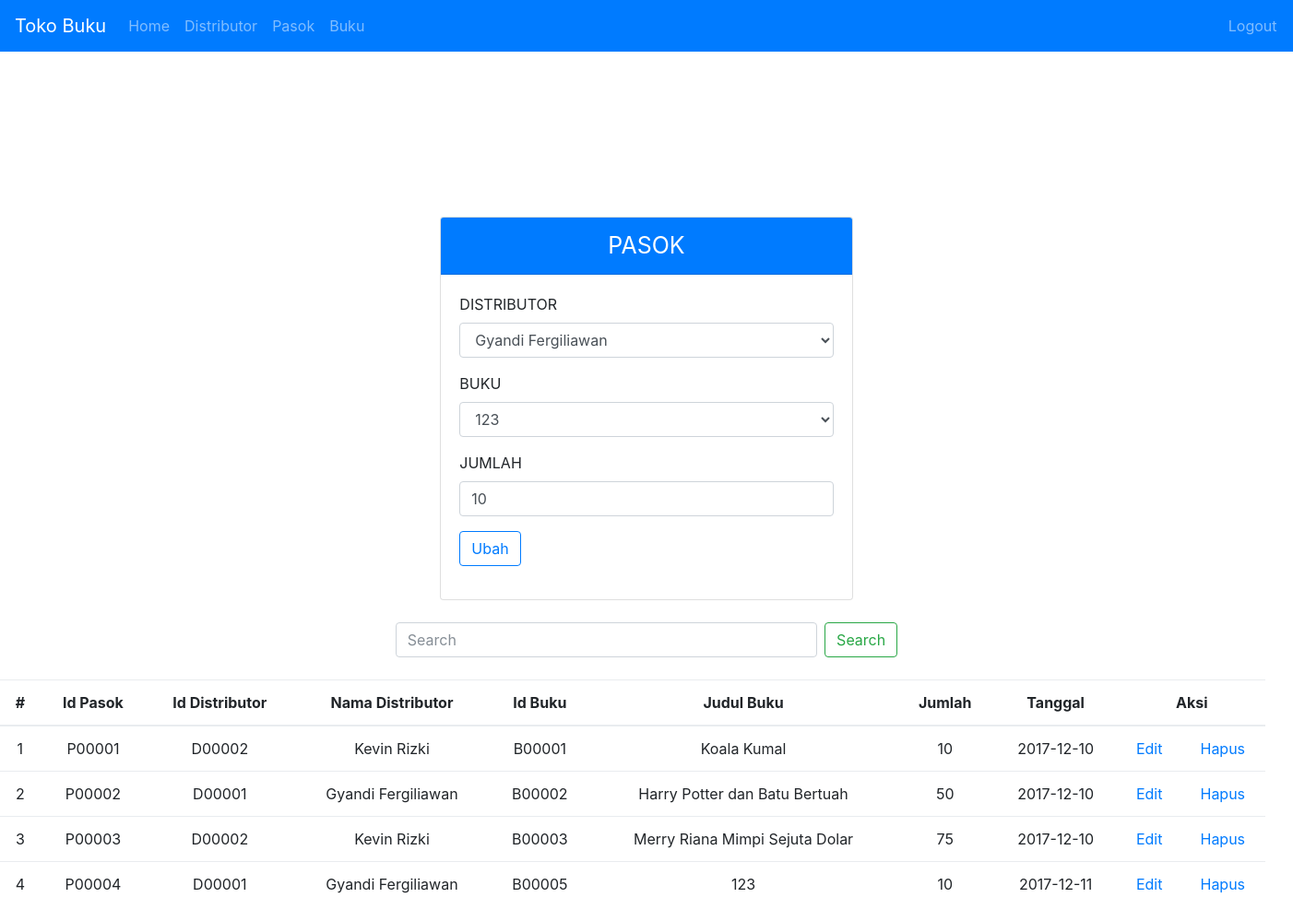
/admin/menu.php?menu=pasok&edit&id=P00004 (signed in), run on the app's committed database.
### tables this page shows
CREATE TABLE IF NOT EXISTS `distributor` (
  `id_distributor` varchar(20) NOT NULL,
  `nama_distributor` varchar(100) NOT NULL,
  `alamat` varchar(225) NOT NULL,
  `telepon` int(11) NOT NULL
);

CREATE TABLE IF NOT EXISTS `buku` (
  `id_buku` varchar(20) NOT NULL,
  `judul` varchar(100) NOT NULL,
  `noisbn` varchar(20) NOT NULL,
  `penulis` varchar(100) NOT NULL,
  `penerbit` varchar(100) NOT NULL,
  `tahun` varchar(10) NOT NULL,
  `stok` int(11) NOT NULL,
  `harga_pokok` varchar(50) NOT NULL,
  `harga_jual` varchar(50) NOT NULL,
  `ppn` varchar(10) NOT NULL,
  `diskon` varchar(10) NOT NULL,
  `foto` varchar(50) NOT NULL
);

CREATE TABLE IF NOT EXISTS `pasok` (
  `id_pasok` varchar(20) NOT NULL,
  `id_distributor` varchar(20) NOT NULL,
  `id_buku` varchar(20) NOT NULL,
  `jumlah` int(11) NOT NULL,
  `tanggal` date NOT NULL
);

### lib/library.php (called while the page is built, shortened)
<?php
	class lib{
		function __construct() {
			$this->koneksi = mysqli_connect('localhost', 'root', '','db_toko_buku');
		}
		function tampil($table, $id) {
			$sql = "SELECT * FROM $table ORDER BY $id ASC";
			$tampil = mysqli_query($this->koneksi,$sql);
			while ($data = mysqli_fetch_array($tampil))
				$isi[] = $data;
			return $isi;
		}
		function edit($table, $where){
			$sql = "SELECT * FROM $table WHERE $where";
			$jalan = mysqli_fetch_array(mysqli_query($this->koneksi,$sql));
			return $jalan;
		}
	}
 ?>

### admin/pasok.php (the view, shortened to what this page needs)
<?php
	$table = 'pasok';
	$where = "id_pasok = '$_GET[id]'";
	$wheree = "id_pasok LIKE '%$_POST[text_cari]%' OR id_distributor LIKE '%$_POST[text_cari]%' OR nama_distributor LIKE '%$_POST[text_cari]%' OR id_buku LIKE '%$_POST[text_cari]%' OR judul LIKE '%$_POST[text_cari]%' OR tanggal LIKE '%$_POST[text_cari]%'";
	$id = "id_pasok";
	$data = "pasok.id_pasok, pasok.id_distributor, distributor.nama_distributor, pasok.id_buku, buku.judul, pasok.jumlah, pasok.tanggal";
	if (isset($_GET['edit'])) {
		@$edit = $perintah->edit($table, $where);
	}
 ?>
<!DOCTYPE html>
<html lang="en">
<head>
	<link rel="stylesheet" href="css/bootstrap.min.css">
</head>
<body>
	<form method="post">
		<div class="row justify-content-md-center text-uppercase">
		<div class="col-md-4 align-items-center">
			<div class="card" style="margin-top: 40%;">
				<div class="card-header badge-primary">
					<i></i><center style="font-size: 25px">PASOK</center>
				</div>
				<div class="card-body">
					<div class="form-group">
						<label>Distributor</label>
						<select name="id_distributor" class="form-control">
							<?php
								 $dit = $perintah->edit("distributor", "id_distributor = '$edit[id_distributor]'");
							 ?>
							<option value="<?php echo $edit['id_distributor'] ?>"><?php echo $dit['nama_distributor'] ?></option>
								<?php
									$dist = $perintah->tampil("distributor", "id_distributor");
								?>
						</select>
					</div>
					<div class="form-group">
						<label>Buku</label>
						<select name="id_buku" class="form-control">
							<?php
								 $dit2 = $perintah->edit("buku", "id_buku = '$edit[id_buku]'");
							 ?>
							<option value="<?php echo $edit['id_buku'] ?>"><?php echo $dit2['judul'] ?></option>
								<?php
									$dist2 = $perintah->tampil("buku", "id_buku");
								?>
						</select>
					</div>
					<div class="form-group">
						<label>Jumlah</label>
						<input type="number" class="form-control" name="jumlah" value="<?php echo $edit['jumlah'] ?>">
					</div>
					<div class="form-group">
						<?php
							if ($_GET['id'] == "") {
						 ?>
						<button class="btn btn-outline-primary" name="simpan">Simpan</button>
						<?php
							} else {
						 ?>
						 <button class="btn btn-outline-primary" name="ubah">Ubah</button>
						 <?php } ?>
					</div>
				</div>
			</div>
		</div>
		</div>
	</form>
	<br />
	<form method="post">
	<div class="form-inline col-md-12 justify-content-center">
		<input class="form-control col-md-4 mr-sm-2" type="search" placeholder="Search" name="text_cari" aria-label="Search">
     	<button class="btn btn-outline-success my-2 my-sm-0" name="cari" type="submit">Search</button>
	</div>
	</form>
	<br />
	<div class="row col-md-12" align="center">
		<table  class="table table-hover">
			<thead>
				<tr>
					<th scope="col" class="text-center">#</th>
					<th scope="col" class="text-center">Id Pasok</th>
					<th scope="col" class="text-center">Id Distributor</th>
					<th scope="col" class="text-center">Nama Distributor</th>
					<th scope="col" class="text-center">Id Buku</th>
					<th scope="col" class="text-center">Judul Buku</th>
					<th scope="col" class="text-center">Jumlah</th>
					<th scope="col" class="text-center">Tanggal</th>
					<th scope="col" colspan="2" class="text-center">Aksi</th>
				</tr>
			</thead>
			<tbody>
				<?php
					$no = 0;
					if(isset($_POST['cari'])) {
					$data = $perintah->cari("query_pasok", $wheree);
					}else{
					$data = $perintah->tampil("query_pasok", $id);
					}
					if ($data == "") {
						echo "<tr><td align='center' colspan='5'>Tidak ada data</td></tr>";
					} else {
						foreach ($data as $isi) {
							$no++
				 ?>
				<tr>
					<td class="text-center"><?php echo $no; ?></td>
					<td class="text-center"><?php echo $isi['id_pasok'] ?></td>
					<td class="text-center"><?php echo $isi['id_distributor'] ?></td>
					<td class="text-center"><?php echo $isi['nama_distributor'] ?></td>
					<td class="text-center"><?php echo $isi['id_buku'] ?></td>
					<td class="text-center"><?php echo $isi['judul'] ?></td>
					<td class="text-center"><?php echo $isi['jumlah'] ?></td>
					<td class="text-center"><?php echo $isi['tanggal'] ?></td>
					<td class="text-center"><a href="?menu=pasok&edit&id=<?php echo $isi['id_pasok'] ?>">Edit</a></td>
					<td class="text-center"><a href="?menu=pasok&hapus&id=<?php echo $isi['id_pasok'] ?>">Hapus</a></td>
				</tr>
				<?php
					}
				}
				 ?>
			</tbody>
		</table>
	</div>
</body>
</html>

### data on the page
distributor: id_distributor "Gyandi Fergiliawan"
buku: id_buku "123"
pasok: jumlah "10"

### other printed values
$isi['id_pasok'] "P00001"
$isi['id_distributor'] "D00002"
$isi['nama_distributor'] "Kevin Rizki"
$isi['id_buku'] "B00001"
$isi['judul'] "Koala Kumal"
$isi['jumlah'] "10"
$isi['tanggal'] "2017-12-10"
$isi['id_pasok'] "P00002"
$isi['id_distributor'] "D00001"
$isi['nama_distributor'] "Gyandi Fergiliawan"
$isi['id_buku'] "B00002"
$isi['judul'] "Harry Potter dan Batu Bertuah"
$isi['jumlah'] "50"
$isi['id_pasok'] "P00003"
$isi['id_buku'] "B00003"
